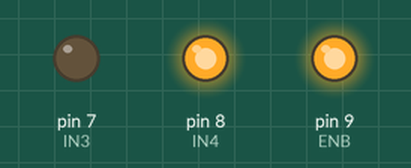
Simulated run of this sketch. Board: Arduino Uno, built with avr-gcc and run on an emulated ATmega328P. Shown: output pins drawn as LEDs (lit = HIGH). What the sketch prints to the serial monitor is not drawn.

Above: at 0.1 s.
At 1.6 s:
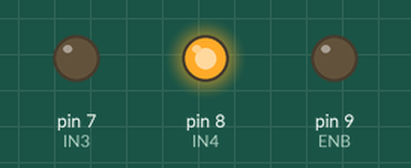
Timing chart, 0 to 3.1 s (numbered marks = the images above):
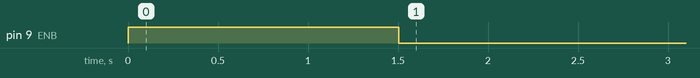

Measured:
- by itself, pin 9 (ENB): LOW → HIGH at 0.00 s, → LOW 1.5 s later

The sketch:

moteurSuspensions.ino
```cpp
int ENB=9;
int IN3=7;
int IN4=8;
int sec=3;//Temps pendant lequel le moteur tournera(en demi-secondes
unsigned long timer;
int statut=0; //1 correspond à la position basse de la voiture, 0 la position haute

void setup() {
  Serial.begin(9600);
  timer=millis();
  pinMode(ENB,OUTPUT);
  pinMode(IN3,OUTPUT);
  pinMode(IN4,OUTPUT);
  digitalWrite(ENB,LOW);
  digitalWrite(IN3,LOW);
  digitalWrite(IN4,HIGH);
}

void loop() {
  // si 500 ms se sont écoulées - ajouter 1 à la variable sec
  if (millis() - timer > 500) {
      timer = millis();
      sec = sec - 1;}
  Serial.print(sec);
  if(sec > 0){
    if(statut==0){//Si la voiture est en position basse, on visse
      digitalWrite(IN3,LOW);
      digitalWrite(IN4,HIGH);
      analogWrite(ENB,255);
    }
    else{//Si elle est en position haute, on dévise
      digitalWrite(IN3,HIGH);
      digitalWrite(IN4,LOW);
      digitalWrite(ENB,255);
    }
  }
  else{
    statut=1;
    analogWrite(ENB,0);
  }
}
```
